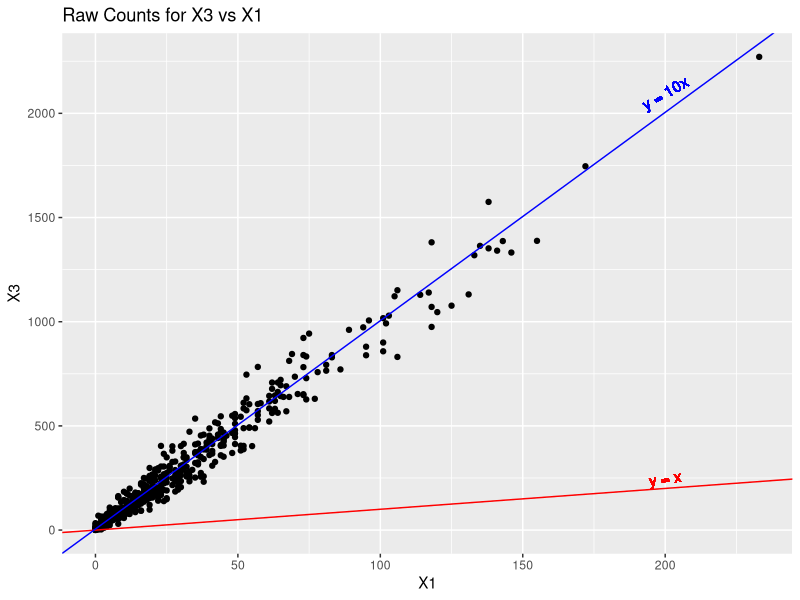
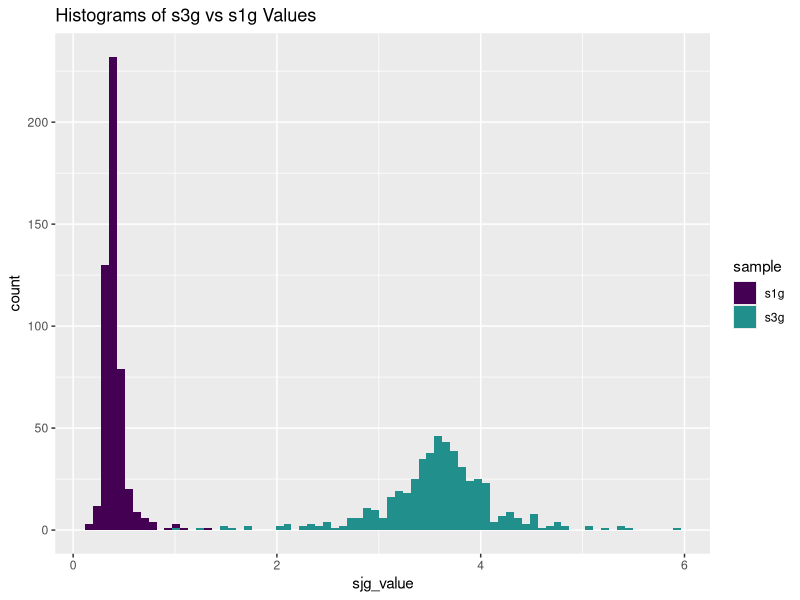
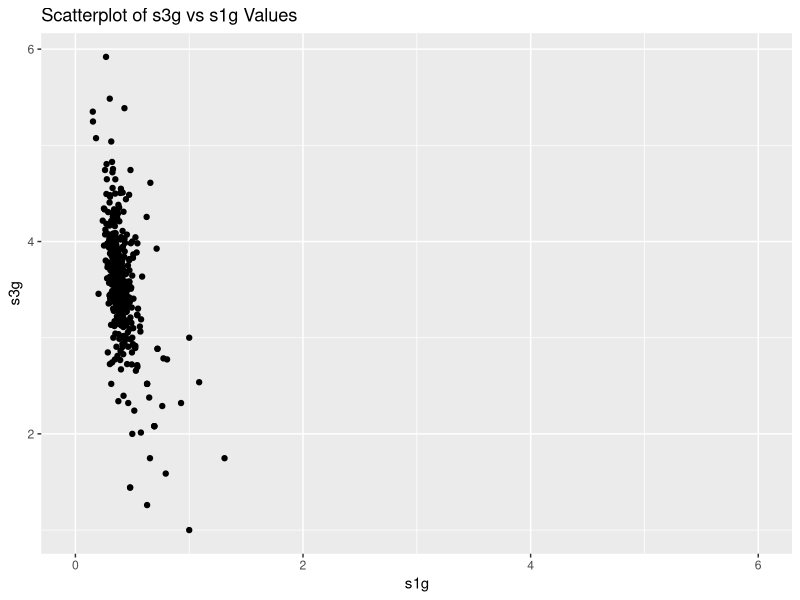
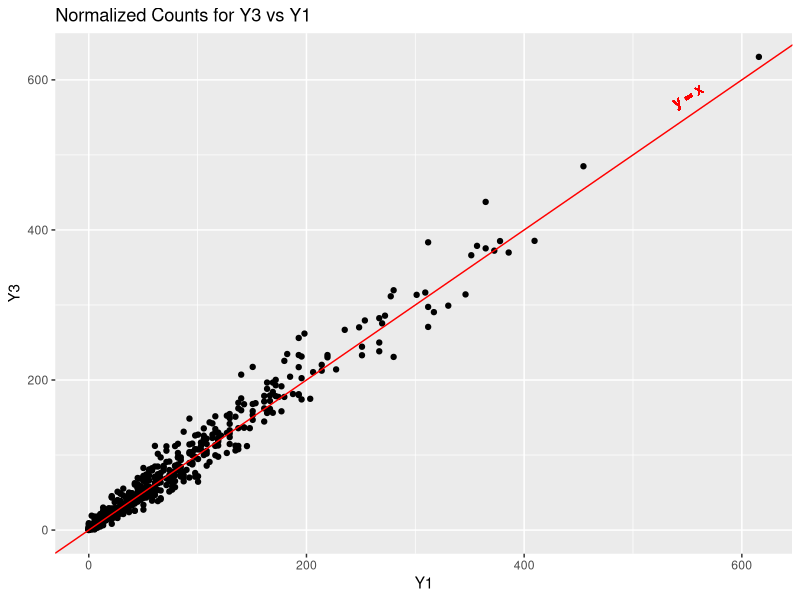
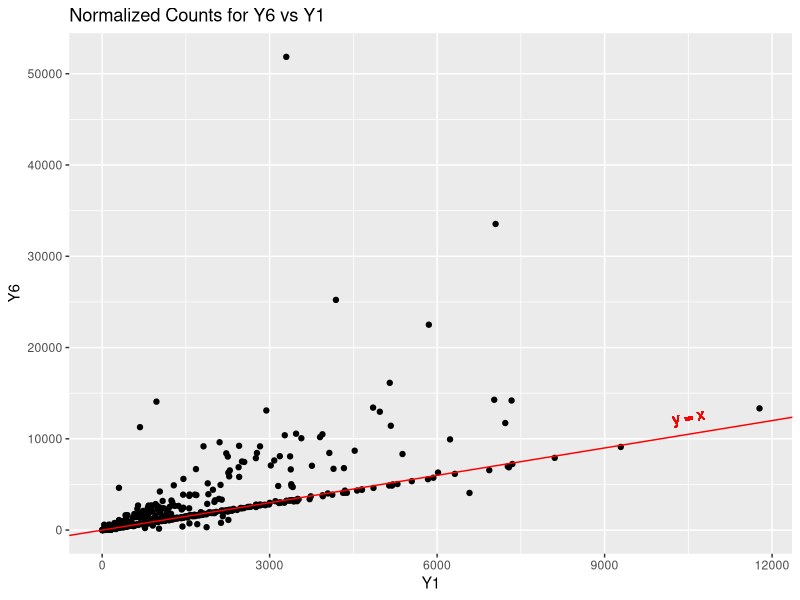
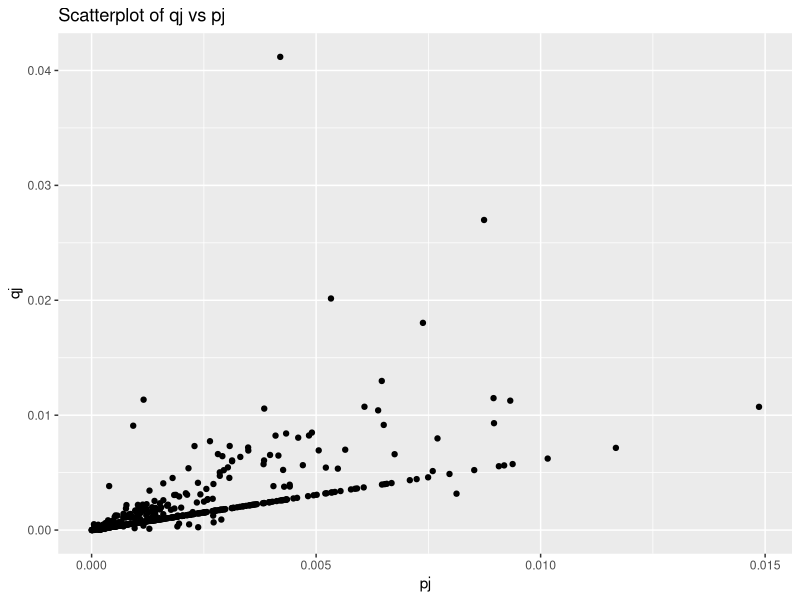

Write R code to recreate these figures, in order.
#### libraries ####
library(tidyverse)

#
#### 1(a) ####
pj <- read.table("HW2/p.tsv")$V1
Nj <- c(15000, 30000, 150000)
j <- c(1, 2, 3)
# matrix containing the simulations
set.seed(123)
raw.counts <- sapply(j, function(sample){
  Xj = rmultinom(1, Nj[sample], pj)
  return(Xj)
})
colnames(raw.counts) <- paste0("X", j)
# scatterplot
raw.counts %>% 
  as_tibble() %>% 
  rownames_to_column() %>% 
  rename(gene = rowname) %>% 
  ggplot(aes(x = X1, y = X3)) +
  geom_point() +
  labs(title = "Raw Counts for X3 vs X1") +
  geom_abline(aes(intercept = 0, slope = 1), color = "red") +
  geom_abline(aes(intercept = 5, slope = Nj[3]/Nj[1]), color = "blue") +
  geom_text(x=200, y=250, label="y = x", angle=8, color = "red") +
  geom_text(x=200, y=2100, label="y = 10x", angle=30, color = "blue")


#
#### 1(b) ####
normalizers <- function(mat){
  sjg <- apply((mat + 1), 1, function(row){ #mat + 1 adds a psuedocount of 1
    N <- length(row)
    denom <- prod(row) ^ (1 / N) #calculate the denominator
    x <- sapply(row, function(Xjg){ #divide each jth entry in the row by denom
      return(Xjg / denom)
    })
    return(x)
  }) %>% t
  colnames(sjg) <- paste0("s", c(1:ncol(sjg)), "g") #rename columns
  sj <- apply(sjg, 2, median) #calculate the median s value for each j
  return(list(sjg, sj)) #returns a list with the sj values for each gene and sample specific normalization factors
  }
z <- normalizers(raw.counts)

#
#### 1(c) ####
z[[1]] %>% 
  as_tibble() %>% 
  mutate(s2g = NULL) %>% 
  pivot_longer(cols = everything(), names_to = "sample", values_to = "sjg_value") %>% 
  ggplot(aes(x = sjg_value, fill = sample))+
  geom_histogram(bins = 75) +
  # facet_wrap("sample") + # if you want two separate histograms
  scale_fill_viridis_d(end = 0.5) +
  labs(title = "Histograms of s3g vs s1g Values")
z[[1]] %>% 
  as_tibble() %>% 
  ggplot(aes(x = s1g, y = s3g))+
  geom_point() +
  labs(title = "Scatterplot of s3g vs s1g Values") +
  scale_x_continuous(limits = c(0, 6))


#
#### 1(d) ####
normalized.counts <- apply(raw.counts, 1, function(row){
  x = row / z[[2]]
  return(x)
}) %>% t
colnames(normalized.counts) <- paste0("Y", j)
normalized.counts %>% 
  as_tibble() %>% 
  rownames_to_column() %>% 
  rename(gene = rowname) %>% 
  ggplot(aes(x = Y1, y = Y3)) +
  geom_point() +
  labs(title = "Normalized Counts for Y3 vs Y1") +
  geom_abline(aes(intercept = 0, slope = 1), color = "red") +
  geom_text(x=550, y=580, label="y = x", angle=30, color = "red")

#
#### 1(e) ####
Nj.2 <- c(1e6, 1e6, 1e6)
# matrix containing the simulations
set.seed(123)
raw.counts.2 <- sapply(j, function(sample){
  Xj = rmultinom(1, Nj.2[sample], pj)
  return(Xj)
})
colnames(raw.counts.2) <- paste0("X", j)
# estimating sjg and sj
z.2 <- normalizers(raw.counts.2)

#
#### 1(f) ####
qj <- read.table("HW2/q.tsv")$V1
Nj.3 <- c(1e6, 1e6, 1e6)
# matrix containing the simulations
set.seed(123)
raw.counts.3 <- sapply(j, function(sample){
  Xj = rmultinom(1, Nj.3[sample], qj)
  return(Xj)
})
colnames(raw.counts.3) <- paste0("X", j)
# estimating sjg and sj
z.3 <- normalizers(raw.counts.3)

#
#### 1(g) ####
raw.counts.4 <- cbind(raw.counts.2, raw.counts.3)
j.4 <- 1:6
colnames(raw.counts.4) <- paste0("X", j.4)
z.4 <- normalizers(raw.counts.4)
normalized.counts.4 <- apply(raw.counts.4, 1, function(row){
  x = row / z.4[[2]]
  return(x)
}) %>% t
colnames(normalized.counts.4) <- paste0("Y", j.4)
normalized.counts.4 %>% 
  as_tibble() %>% 
  rownames_to_column() %>% 
  rename(gene = rowname) %>% 
  ggplot(aes(x = Y1, y = Y6)) +
  geom_point() +
  labs(title = "Normalized Counts for Y6 vs Y1") +
  geom_abline(aes(intercept = 0, slope = 1), color = "red") +
  geom_text(x=10500, y=12500, label="y = x", angle=10, color = "red")
cbind(pj, qj) %>% 
  as_tibble() %>% 
  ggplot(aes(x = pj, y = qj)) +
  geom_point() +
  labs(title = "Scatterplot of qj vs pj")
  
